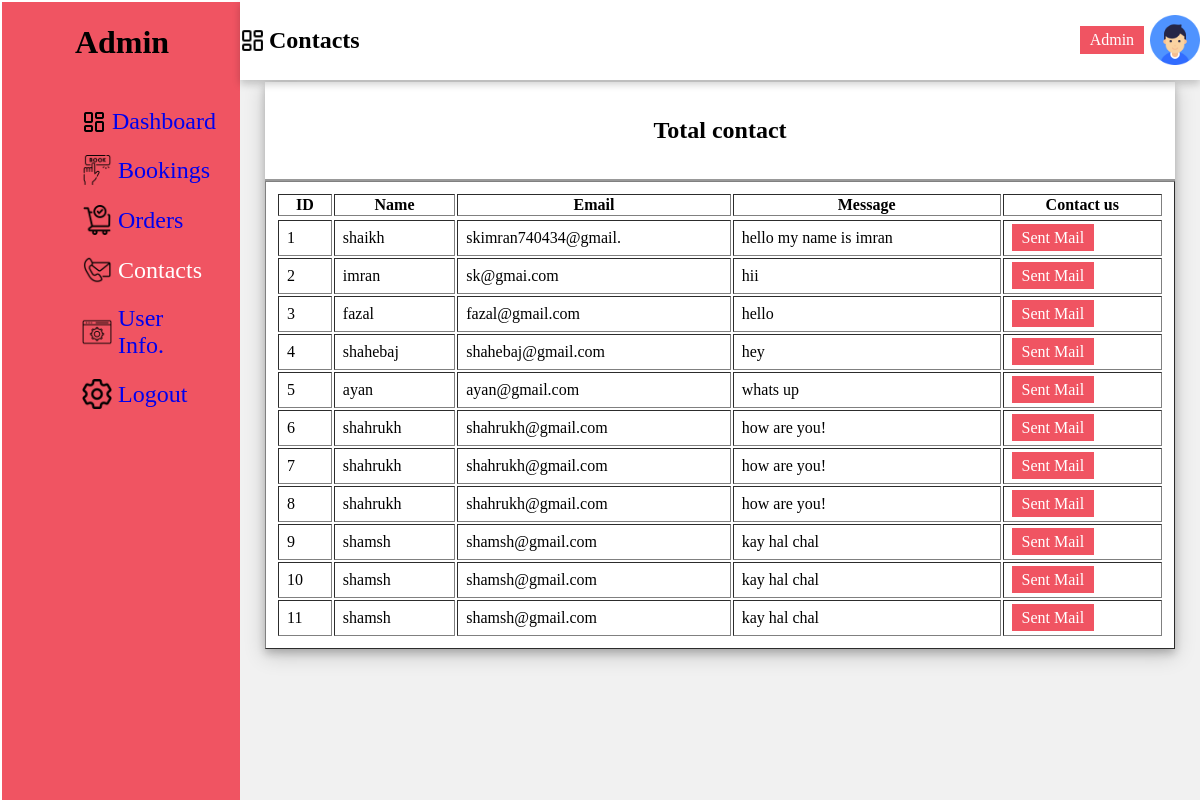
The app's page /admin/contact_detail.php with its own data.
### tables this page shows
CREATE TABLE IF NOT EXISTS `contact` (
  `id` int NOT NULL AUTO_INCREMENT,
  `name` varchar(20) NOT NULL,
  `email` varchar(20) NOT NULL,
  `message` varchar(100) NOT NULL,
  PRIMARY KEY (`id`)
);

### admin/contact_detail.php (the view, shortened to what this page needs)
<!DOCTYPE html>
<html lang="en">
<head>
    <link rel="stylesheet" href="styles.css">
</head>
<body>
    <div class="side-menu">
        <div class="brand-name">
            <h1>Admin</h1>
        </div>
        <ul>
            <li><img src="../admin//images/dashboard.png" alt="">&nbsp;<a href="index.php"> <span>Dashboard</span></a></li>
            <li><img src="../admin/images/booking.png" alt="" width="30px" height="30px">&nbsp;<a href="booking_detail.php"><span>Bookings</span></a></li>
            <li><img src="../admin/images/order.png" alt="" width="30px" height="30px">&nbsp;<a href="order_detail.php"><span>Orders</span></a> </li>
            <li><img src="../admin/images/contact.png" alt="" width="30px" height="30px">&nbsp;<span>Contacts</span> </li>
            <li><img src="../admin/images/manage-site.png" alt="" width="30px" height="30px">&nbsp;<a href="../admin/user_detail.php"><span>User Info.</span></a> </li>
            <li><img src="../admin/images/setting.png" alt="" width="30px" height="30px">&nbsp;<a href="../logout.php"><span>Logout</span></a> </li>
        </ul>
    </div>
    <div class="container">
        <div class="header">
        <img src="../admin//images/dashboard.png" width="25px" height="25px" alt="">&nbsp;
            <h2>Contacts</h2>
            <div class="nav">
                <div class="user">
                    <a href="#" class="btn">Admin</a>
                    <div class="img-case">
                        <img src="../admin/images/user.png" alt="">
                    </div>
                </div>
            </div>
        </div>
        <div class="content">
            <div class="content-2">
                <div class="recent-payments">
                    <div class="title">
                        <h2>Total contact</h2>
                    </div>
                    <table border="1">
                        <tr>
                            <th>ID</th>
                            <th>Name</th>
                            <th>Email</th>
                            <th>Message</th>
                            <th>Contact us</th>
                        </tr>
                        <tr>
                        <?php
                             $connection=mysqli_connect("localhost","root","","coffee");
                            $query = "SELECT id, name,email,message FROM contact";
                            $query_run=mysqli_query($connection,$query);
                             while($row=mysqli_fetch_assoc($query_run)){
                                    echo '<tr>';
                                    echo '<td>'.$row['id'];
                                    echo '<td>'.$row['name'];
                                    echo '<td>'.$row['email'];'</td>';
                                    echo '<td>'.$row['message'];'</td>';
                                    echo '<td><a href="https://mail.google.com/mail/u/0/#inbox?compose=new" class="btn">Sent Mail</a></td>';
                                    echo '</tr>';
                                }
                            ?>
                        </tr>
                    </table>
                </div>
            </div>
        </div>
    </div>
</body>
</html>

### admin/styles.css (style rules this page uses)
body { min-height: 100vh; margin: 1px; padding: 1px; }
a { text-decoration: none; }
li { list-style: none; }
.btn { background: #f05462; color: white; padding: 5px 10px; text-align: center; }
.title { display: flex; align-items: center; justify-content: space-around; padding: 15px 10px; border-bottom: 2px solid #999; }
table { padding: 10px; }
tr { width: 10%; }
td { text-align: left; padding: 8px; white-space: pre-wrap; }
.side-menu { position: fixed; background: #f05462; width: 20vw; min-height: 100vh; display: flex; flex-direction: column; }
.side-menu .brand-name { height: 10vh; display: flex; align-items: center; justify-content: center; }
.side-menu li { font-size: 24px; padding: 10px 40px; color: white; display: flex; align-items: center; }
.container { position: absolute; right: 0; width: 80vw; height: 100vh; background: #f1f1f1; }
.container .header { position: fixed; top: 0; right: 0; width: 80vw; height: 10vh; background: white; display: flex; align-items: center; justify-content: center; box-shadow: 0 4px 8px 0 rgba(0, 0, 0, 0.2); z-index: 1; }
.container .header .nav { width: 90%; display: flex; align-items: center; }
.container .header .nav .user { flex: 1; display: flex; justify-content: space-between; align-items: center; padding-left: 720px; }
.container .header .nav .user img { width: 40px; height: 40px; }
.container .header .nav .user .img-case { position: relative; width: 50px; height: 50px; }
.container .header .nav .user .img-case img { position: absolute; top: 0; left: 0; width: 100%; height: 100%; }
.container .content { position: relative; margin-top: 10vh; min-height: 90vh; background: #f1f1f1; }
.container .content .content-2 { min-height: 60vh; display: flex; justify-content: space-around; align-items: flex-start; flex-wrap: wrap; }
.container .content .content-2 .recent-payments { min-height: 50vh; flex: 5; background: white; margin: 0 25px 25px 25px; box-shadow: 0 4px 8px 0 rgba(0, 0, 0, 0.2), 0 6px 20px 0 rgba(0, 0, 0, 0.19); display: flex; flex-direction: column; }

### records on screen
contact: id "1", name "shaikh", email "skimran740434@gmail.", message "hello my name is imran"
contact: id "2", name "imran", email "sk@gmai.com", message "hii"
contact: id "3", name "fazal", email "fazal@gmail.com", message "hello"
contact: id "4", name "shahebaj", email "shahebaj@gmail.com", message "hey"
contact: id "5", name "ayan", email "ayan@gmail.com", message "whats up"
contact: id "6", name "shahrukh", email "shahrukh@gmail.com", message "how are you!"
contact: id "7", name "shahrukh", email "shahrukh@gmail.com", message "how are you!"
contact: id "8", name "shahrukh", email "shahrukh@gmail.com", message "how are you!"
contact: id "9", name "shamsh", email "shamsh@gmail.com", message "kay hal chal"
contact: id "10", name "shamsh", email "shamsh@gmail.com", message "kay hal chal"
contact: id "11", name "shamsh", email "shamsh@gmail.com", message "kay hal chal"
